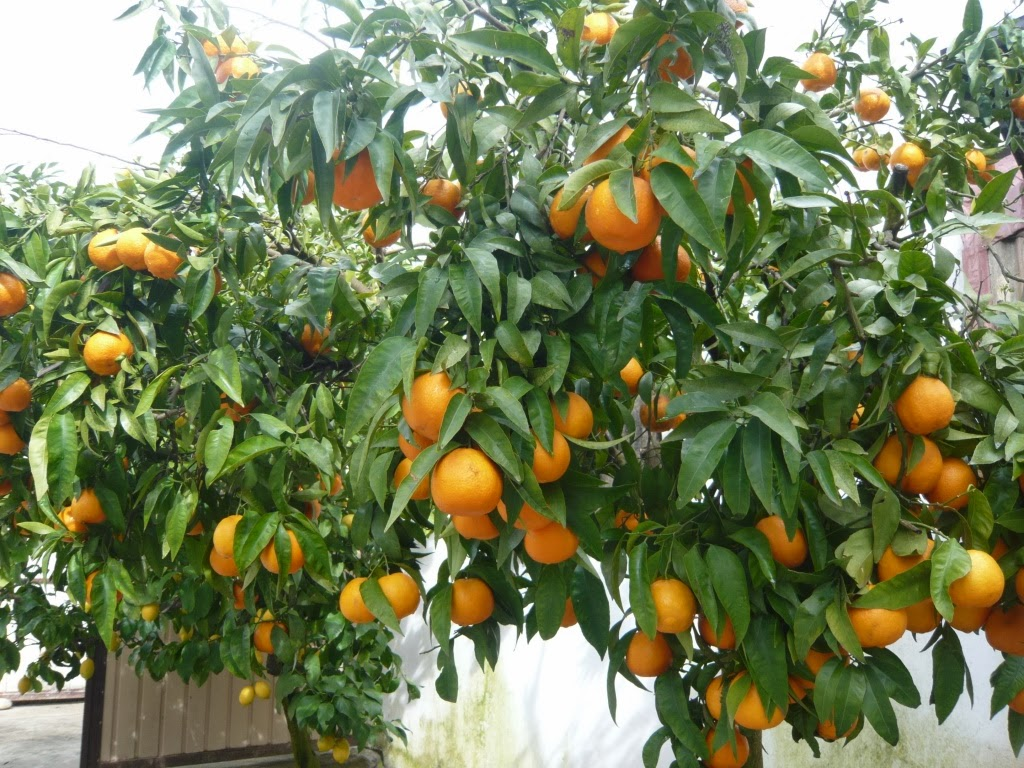
#> input picture Exercise#5/images/oranges.jpg, 1024 x 768 px
$ jupyter execute 'Exercise#5.ipynb'
#> lines starting #> are read from the running program, lines starting #| are printed output that depends on the picture; after the words box and inside, x2 and y2 are one past the last pixel; in counts of white or black regions, pixels touching at a corner belong together
# Exercise 5

[cell 1]
# Import libraries
import cv2
import numpy as np
import matplotlib.pyplot as plt

## Loading image

[cell 2]
original = cv2.imread('images/oranges.jpg')
#> original is the input picture: shape (768, 1024, 3); mean B, G, R 87.3, 126.2, 115.8
original = cv2.cvtColor(original, cv2.COLOR_BGR2RGB)
hsv = cv2.cvtColor(original, cv2.COLOR_RGB2HSV)
#> hsv: shape (768, 1024, 3); mean H, S, V 45.4, 109.2, 132.7

plt.figure(figsize=(15,10))
ax1 = plt.subplot(121)
ax1.imshow(original)
ax2 = plt.subplot(122)
ax2.imshow(hsv, cmap='hsv')

ax1.axis('off')
ax2.axis('off')

ax1.text(0.5,-0.1, "original", ha="center", transform=ax1.transAxes)
ax2.text(0.5,-0.1, "hsv", ha="center", transform=ax2.transAxes)

plt.show()
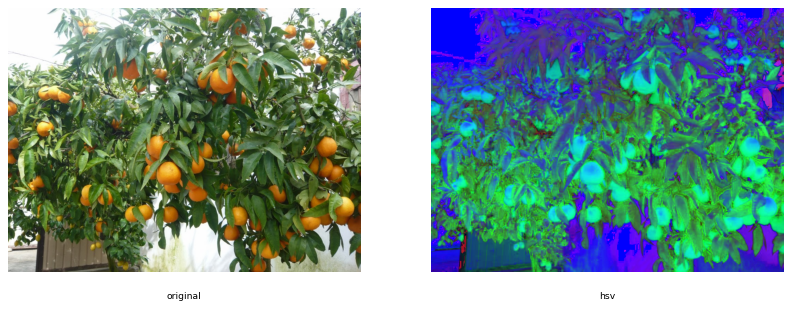
#> figure drawn by matplotlib, 2 panels

### Filtering the oranges

[cell 3]
oranges = cv2.inRange(hsv, (0, 154, 130), (35, 255, 255))
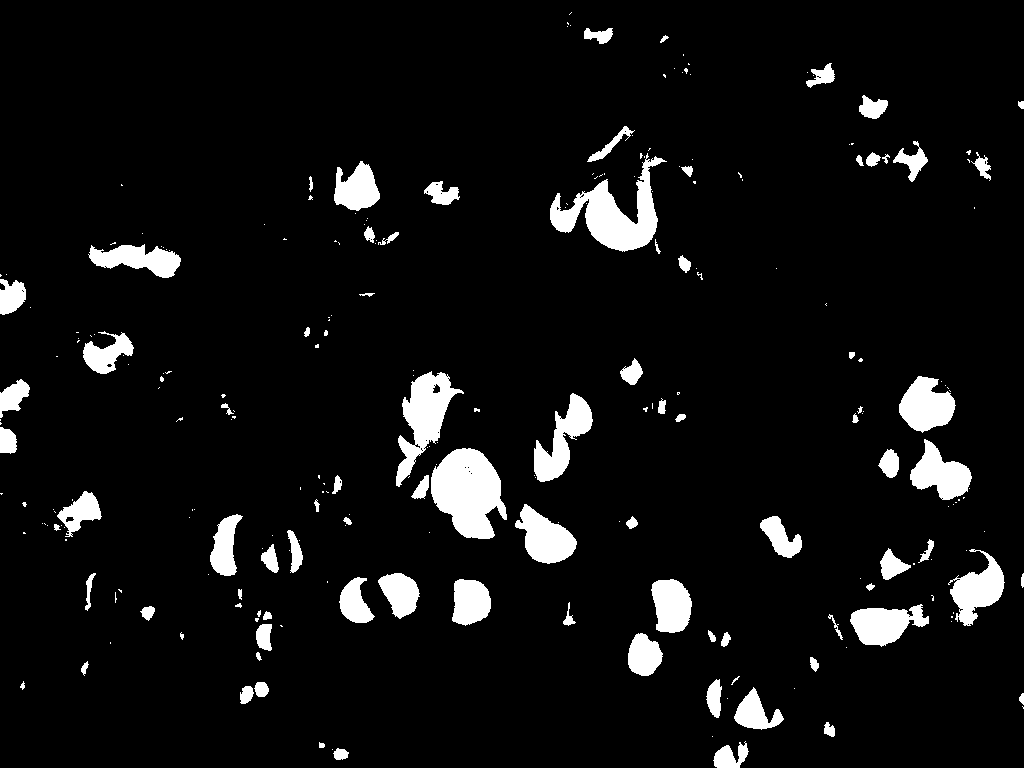
#> oranges: shape (768, 1024); 6.6% white; 251 white regions (162 under 20 px), largest, box (x1, y1, x2, y2) and area: (431, 448, 507, 539) 4722, (550, 153, 667, 252) 4420, (396, 371, 464, 487) 3149
oranges = cv2.bitwise_and(original, original, mask=oranges)
#> oranges: shape (768, 1024, 3)

plt.figure(figsize=(10, 5))
plt.imshow(oranges)
plt.axis('off')

plt.show()

### Filtering the leaves

[cell 4]
leaves = cv2.inRange(hsv, (15, 110, 0), (70, 255, 85))
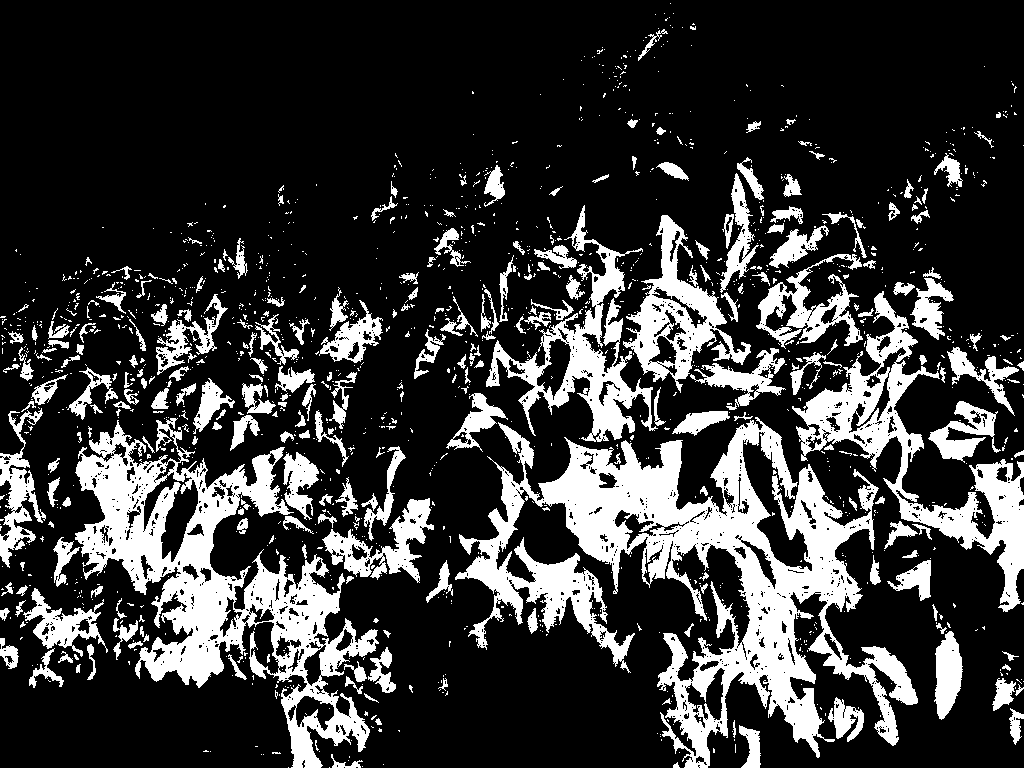
#> leaves: shape (768, 1024); 22.2% white; 1487 white regions (1232 under 20 px), largest, box (x1, y1, x2, y2) and area: (455, 417, 918, 768) 50670, (75, 418, 379, 768) 32044, (792, 291, 1024, 612) 14147
leaves = cv2.bitwise_and(original, original, mask=leaves)
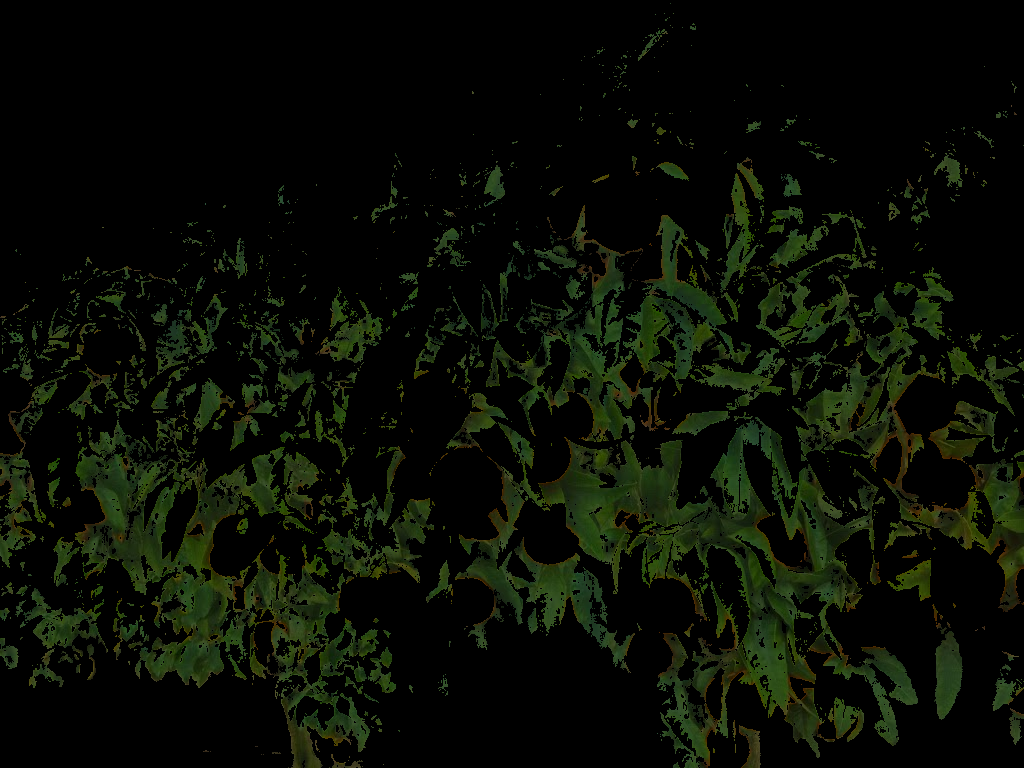
#> leaves: shape (768, 1024, 3); mean R, G, B 9.5, 13.6, 4.7

plt.figure(figsize=(10, 5))
plt.imshow(leaves)
plt.axis('off')

plt.show()

### Filtering the door

[cell 5]
door = cv2.inRange(hsv, (0, 40, 30), (25, 105, 160))
#> door: shape (768, 1024); 2.2% white; 419 white regions (394 under 20 px), largest, box (x1, y1, x2, y2) and area: (90, 646, 291, 768) 14964, (13, 695, 86, 704) 224, (160, 626, 178, 642) 116
door = cv2.bitwise_and(original, original, mask=door)
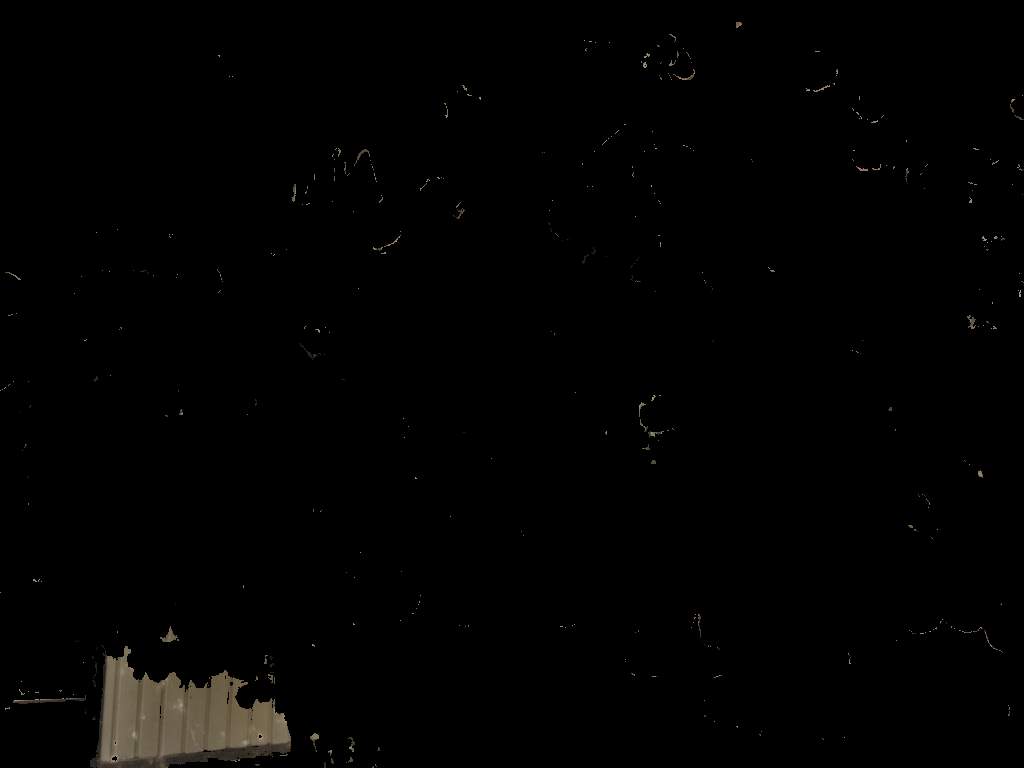
#> door: shape (768, 1024, 3); mean R, G, B 2.3, 2, 1.6

plt.figure(figsize=(10, 5))
plt.imshow(door)
plt.axis('off')

plt.show()

### Filtering the background

[cell 6]
background = cv2.inRange(hsv, (0, 0, 180), (115, 70, 255))
#> background: shape (768, 1024); 18.7% white; 1262 white regions (971 under 20 px), largest, box (x1, y1, x2, y2) and area: (0, 0, 493, 240) 45969, (387, 596, 663, 768) 28507, (886, 628, 1015, 768) 9225
background = cv2.bitwise_and(original, original, mask=background)
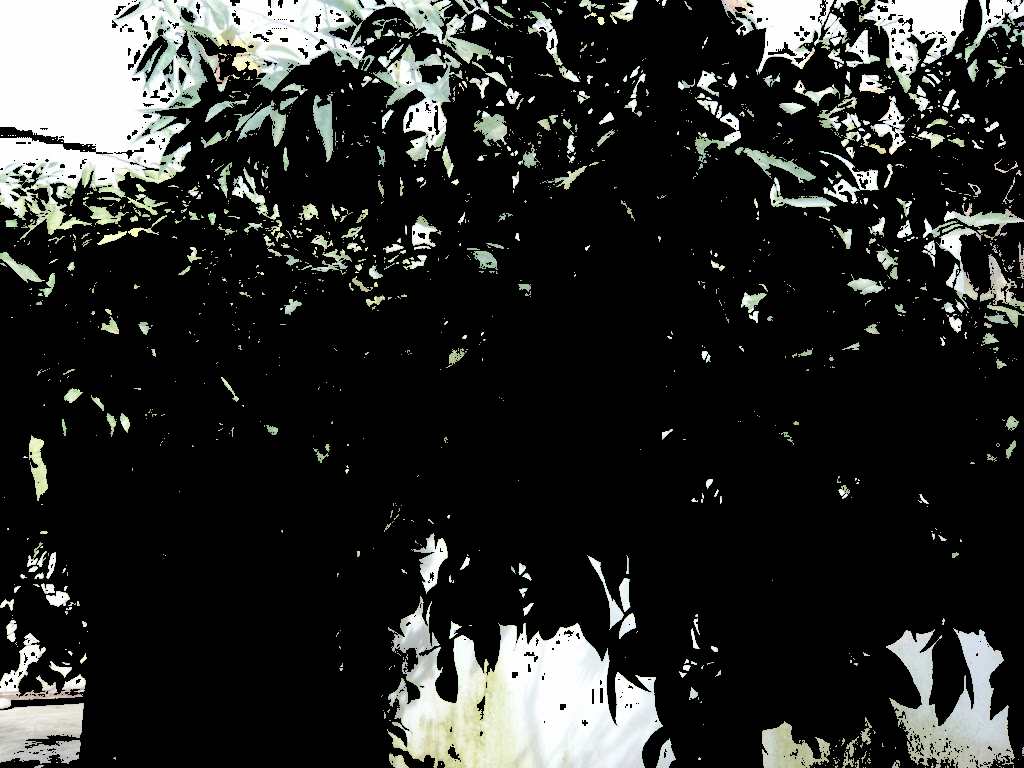
#> background: shape (768, 1024, 3); mean R, G, B 41.4, 42.9, 40.8

plt.figure(figsize=(10, 5))
plt.imshow(background)
plt.axis('off')

plt.show()
